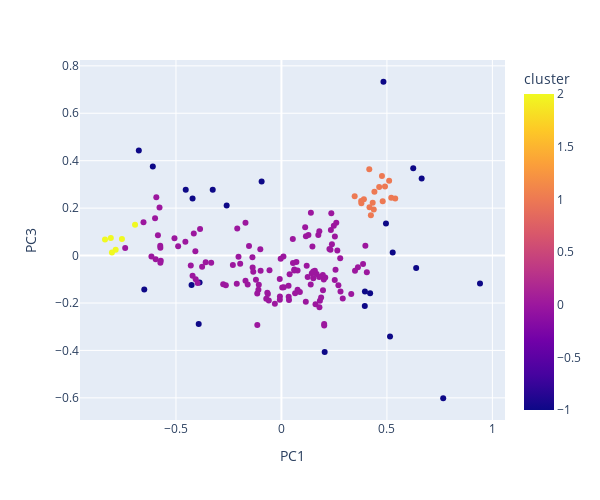

Notebook cell for this chart:
### Code cell
# k = 2 * df_pca.shape[-1] - 1
# neigh = NearestNeighbors(n_neighbors=k) # instanciate NearestNeighbors object
# nbrs = neigh.fit(df_pca) # fit the object to the data
# distances, indices = nbrs.kneighbors(df_pca)
# distances = np.sort(distances, axis=0)[:,1] # sort the distances and keep only the second column

# plt.figure(figsize=(8,8))
# plt.plot(distances)
# plt.xlabel('Points/Objects in the dataset', fontsize=12)
# # plt.axhline(y=0.14, linewidth=1, linestyle='dashed', color='k')
# plt.ylabel('Sorted {}-nearest neighbor distance'.format(k), fontsize=12)
# plt.grid()


dbscan = DBSCAN(eps=0.14, min_samples=df_pca.shape[-1] * 2)
dbscan.fit_predict(df_pca)
df_pca['cluster'] = dbscan.labels_

scatter_plot_data(df_pca, ['PC1','PC3'], countries)
display_clusters(df_pca, raw_df)

### Figure 1 — Plotly figure (JSON) as saved in the notebook; plotly's stock layout.template omitted (floating-point values rounded to 4 significant figures; data arrays with more than 128 entries replaced by an {"elided": "..."} marker saying what was removed)
{"data": [{"hovertemplate": "<b>%{hovertext}</b><br><br>PC1=%{x}<br>PC3=%{y}<br>cluster=%{marker.color}<extra></extra>", "hovertext": {"elided": "167 str values"}, "legendgroup": "", "marker": {"color": {"elided": "167 int values"}, "coloraxis": "coloraxis", "symbol": "circle"}, "mode": "markers", "name": "", "orientation": "v", "showlegend": false, "type": "scatter", "x": {"elided": "167 float values"}, "xaxis": "x", "y": {"elided": "167 float values"}, "yaxis": "y"}], "layout": {"coloraxis": {"colorbar": {"title": {"text": "cluster"}}, "colorscale": [[0, "#0d0887"], [0.1111, "#46039f"], [0.2222, "#7201a8"], [0.3333, "#9c179e"], [0.4444, "#bd3786"], [0.5556, "#d8576b"], [0.6667, "#ed7953"], [0.7778, "#fb9f3a"], [0.8889, "#fdca26"], [1, "#f0f921"]]}, "height": 500, "legend": {"tracegroupgap": 0}, "margin": {"t": 60}, "width": 600, "xaxis": {"anchor": "y", "domain": [0, 1], "title": {"text": "PC1"}}, "yaxis": {"anchor": "x", "domain": [0, 1], "title": {"text": "PC3"}}}}
